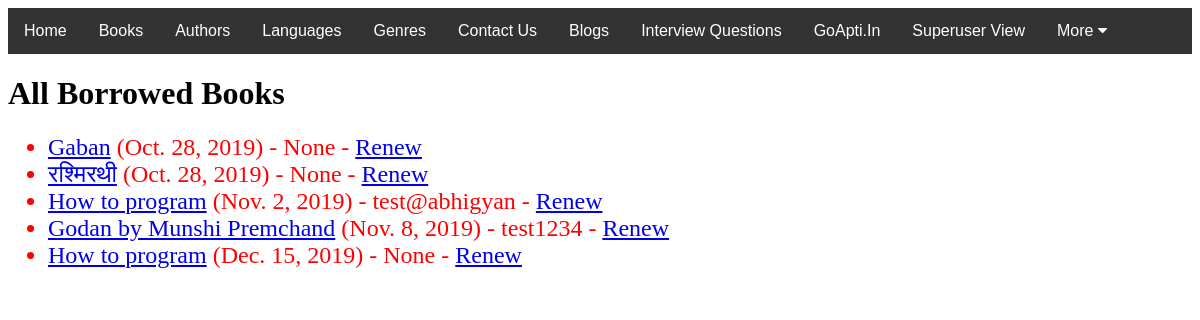
Page /catalog/borrowed/ (signed in) on the committed database.
### catalog/models.py (models this page shows, shortened)
class BookInstance(models.Model):
    id = models.UUIDField(primary_key=True, default=uuid.uuid4, help_text='Unique ID for this Book across whole Library')
    book = models.ForeignKey('Book', on_delete=models.SET_NULL, null=True)
    imprint = models.CharField(max_length=200)
    due_back = models.DateField(null=True, blank=True)
    borrower = models.ForeignKey(User, on_delete=models.SET_NULL, null= True, blank=True)
    @property
    def is_overdue(self):
        if self.due_back and date.today() > self.due_back:
            return True
        return False
    LOAN_STATUS = (
        ('m', 'Maintenance'),
        ('o', 'On Loan'),
        ('a', 'Available'),
        ('r','Reserved')
    )
    status = models.CharField(
        max_length=1,
        choices=LOAN_STATUS,
        blank=True,
        default='m',
        help_text='Book Availability',
    )
    class Meta:
        ordering = ['due_back']
        permissions = (("can_mark_returned", "Set book as returned"), )

class Book(models.Model):
    title = models.CharField(max_length=200)
    author = models.ForeignKey('Author', on_delete=models.SET_NULL, null=True)
    summary = models.TextField(max_length=1000, help_text='Enter a brief description os the book')
    isbn = models.CharField('ISBN',max_length=13,help_text='13 Character ISBN number. International Standard Book Number.')
    genre = models.ManyToManyField(Genre, help_text='Select a genre for this Boook')
    language = models.ForeignKey('Language', on_delete=models.SET_NULL, null=True)
    def display_genre(self):
        return ', '.join(genre.name for genre in self.genre.all()[:3])
    display_genre.short_description = 'Genre'

### catalog/views.py (the view)
# urls.py: path('borrowed/', views.LoanedBooksAllListView.as_view(), name='all-borrowed'),
class LoanedBooksAllListView(PermissionRequiredMixin, generic.ListView):
    model = BookInstance
    permission_required = 'catalog.can_mark_returned'
    template_name = 'catalog/bookinstance_list_borrowed_all.html'
    paginate_by = 10
    def get_queryset(self):
        return BookInstance.objects.filter(status__exact='o').order_by('due_back')

### catalog/templates/catalog/bookinstance_list_borrowed_all.html
{% extends "base_generic.html" %}
{% block content %}
    <h1>All Borrowed Books</h1>
    {% if bookinstance_list %}
    <ul>
      {% for bookinst in bookinstance_list %}
      <li style="color: red; font-size: 150%;" class="{% if bookinst.is_overdue %}text-danger{% endif %}">
        <a href="{% url 'book-detail' bookinst.book.pk %}">{{bookinst.book.title}}</a> ({{ bookinst.due_back }}) {% if user.is_staff %}- {{ bookinst.borrower }}{% endif %} {% if perms.catalog.can_mark_returned %}- <a href="{% url 'renew-book-librarian' bookinst.id %}">Renew</a> {% endif %}
      </li>
      {% endfor %}
    </ul>
    {% else %}
      <p>There are no books borrowed.</p>
    {% endif %}
{% endblock %}

### rows in the picture
BookInstance: book "Gaban", due_back "Oct. 28, 2019", borrower "None"
BookInstance: book "रश्मिरथी", due_back "Oct. 28, 2019", borrower "None"
BookInstance: book "How to program", due_back "Nov. 2, 2019", borrower "test@abhigyan"
BookInstance: book "Godan by Munshi Premchand", due_back "Nov. 8, 2019", borrower "test1234"
BookInstance: book "How to program", due_back "Dec. 15, 2019", borrower "None"
